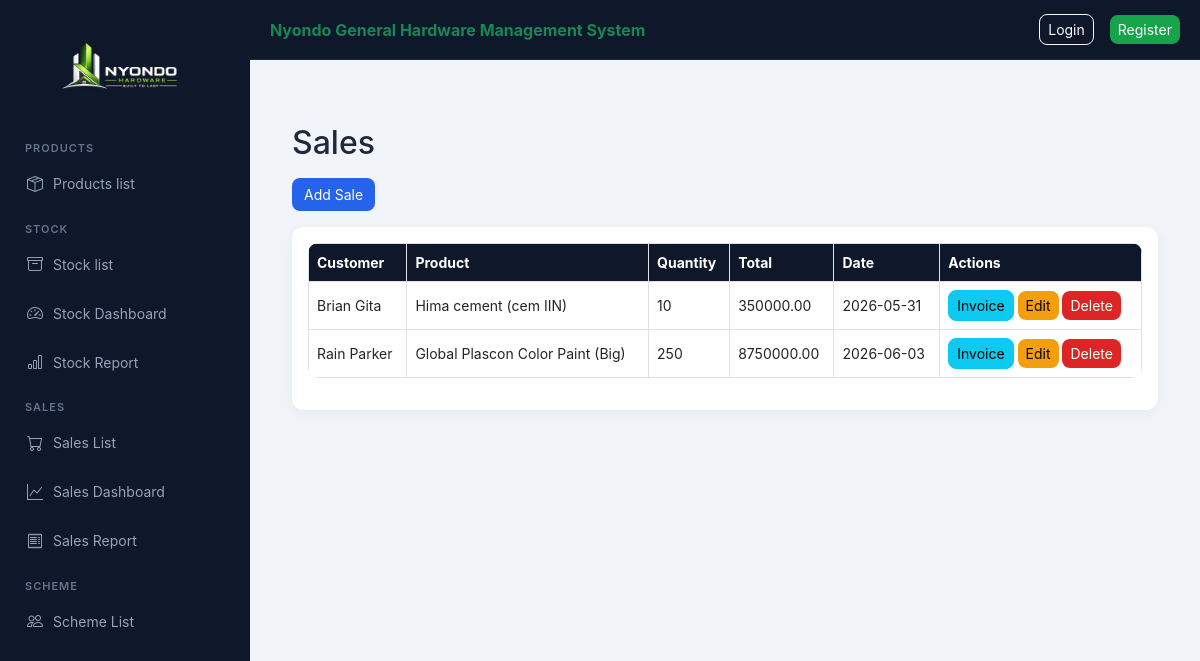
Before: /nyondo/sales/ with the older database file.
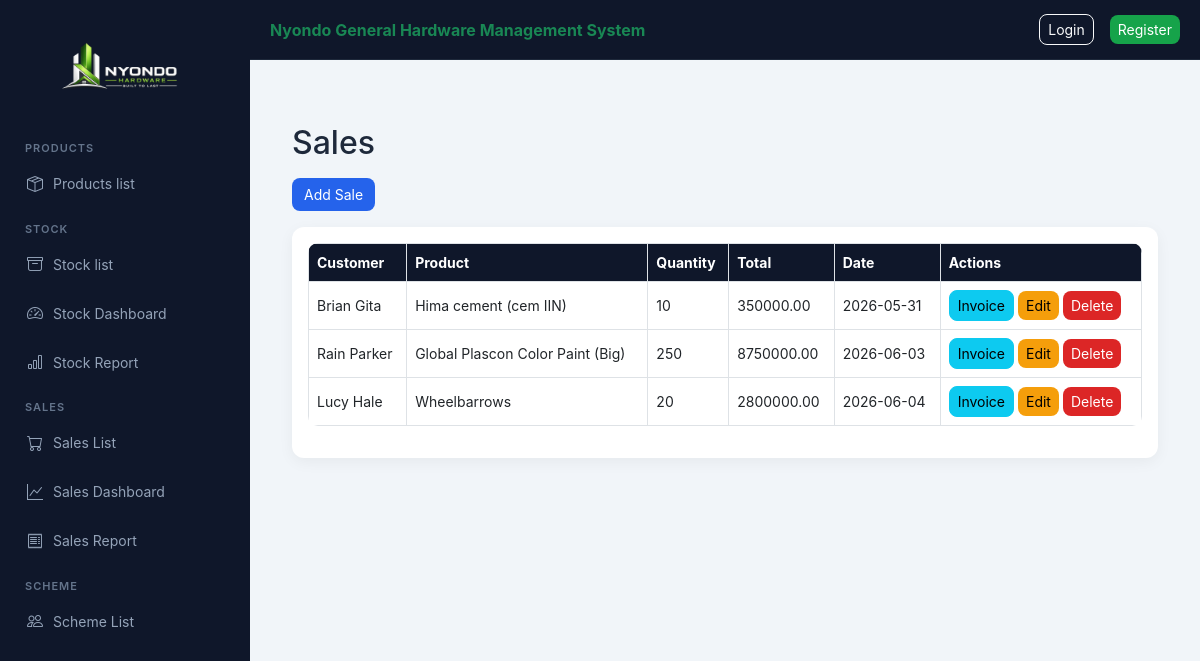
After: the same page with the newer database file.
### nyondo_app/models.py (models this page shows, shortened)
class Sales(models.Model):
    CUSTOMER_TYPES = [
        ("retail", "Retail"),
        ("wholesale", "Wholesale"),
        ("individual_buyers", "Individual Buyers"),
    ]
    customer_name = models.CharField(max_length=150)
    customer_type = models.CharField(max_length=20, choices=CUSTOMER_TYPES)
    product = models.ForeignKey(Product, on_delete=models.CASCADE)
    quantity = models.PositiveIntegerField()
    total_price = models.DecimalField(max_digits=12, decimal_places=2, default=0)
    transport_required = models.BooleanField(default=False)
    distance_km = models.DecimalField(max_digits=6, decimal_places=2, default=0)
    transport_fee = models.DecimalField(max_digits=12, decimal_places=2, default=0)
    sale_date = models.DateTimeField(auto_now_add=True)

class Product(models.Model):
    CATEGORY_CHOICES = [
        ("cement", "Cement"),
        ("iron_bar", "Iron Bar"),
        ("iron_sheets", "Iron Sheets"),
        ("barbed_wires", "Barbed wires"),
        ("others", "Others"),
        ("nails", "Nails"),
        ("paint", "Paint"),
    ]
    category_name = models.CharField(max_length=20, choices=CATEGORY_CHOICES)
    product_name = models.CharField(max_length=100)
    unit_cost = models.DecimalField(max_digits=12, decimal_places=2, default=0)
    unit_price = models.DecimalField(max_digits=12, decimal_places=2, default=0)
    description = models.TextField(blank=True)

### nyondo_app/views.py (the view)
# urls.py: path("sales/", views.sales_list, name="sales_list"),
def sales_list(request):
    return render(request, "sales_list.html", {
        "sales": Sales.objects.select_related("product"),
        "products": Product.objects.all()
    })

### nyondo_app/templates/sales_list.html
{% extends "base.html" %}
{% block content %}
<h2 class="mb-3">Sales</h2>
<a href="{% url 'add_sale' %}" class="btn btn-primary mb-3">
    Add Sale
</a>
<div class="card p-3">
<table class="table table-hover table-bordered align-middle">
<thead>
<tr>
   <th>Customer</th>
   <th>Product</th>
   <th>Quantity</th>
   <th>Total</th>
   <th>Date</th>
   <th>Actions</th>
</tr>
</thead>
<tbody>
{% for sale in sales %}
<tr>
   <td>{{ sale.customer_name }}</td>
   <td>{{ sale.product.product_name }}</td>
   <td>{{ sale.quantity }}</td>
   <td>{{ sale.total_price|floatformat:2 }}</td>
   <td>{{ sale.sale_date|date:"Y-m-d" }}</td>
   <td>
       <a href="{% url 'sales_invoice' sale.id %}"
          class="btn btn-info btn-sm">
          Invoice
       </a>
       <a href="{% url 'edit_sale' sale.id %}"
          class="btn btn-warning btn-sm">
          Edit
       </a>
       <a href="{% url 'delete_sale' sale.id %}"
          class="btn btn-danger btn-sm">
          Delete
       </a>
   </td>
</tr>
{% empty %}
<tr>
    <td colspan="6" class="text-center text-muted">
        No sales recorded yet
    </td>
</tr>
{% endfor %}
</tbody>
</table>
</div>
{% endblock %}

Changed rows visible on the page:
added Sales: customer_name "Lucy Hale", product.product_name "Wheelbarrows", quantity "20", total_price "2800000.00", sale_date "2026-06-04"
